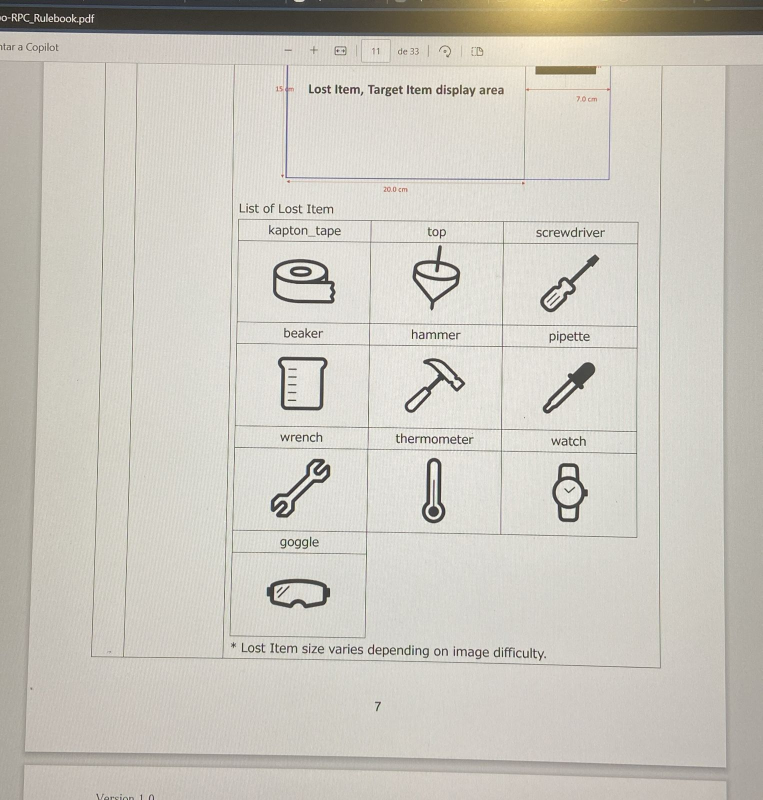
#> input picture notApplication/workImages/daniela2.jpeg, 1525 x 1600 px (shown at 1/2 size)
$ jupyter execute 5th_Kibo_rpc.ipynb
#> lines starting #> are read from the running program, lines starting #| are printed output that depends on the picture; after the words box and inside, x2 and y2 are one past the last pixel; in counts of white or black regions, pixels touching at a corner belong together
<a href="https://colab.research.google.com/github/simonpatino/Kibo-RPC-Dadeus-proyect/blob/master/notApplication/workImages/5th_Kibo_rpc.ipynb" target="_parent"></a>

#Make a code to recognize one item of the Rulebook 5th edition

##Code to recognize level 1 of lost items display

#Dinosaurio

[cell 1]
#Import the libraries
import cv2 as cv
import matplotlib.pyplot as plt

[cell 2]
#Import the images for the example
image1 = cv.imread('./daniela2.jpeg')
#> image1 is the input picture: shape (1600, 1525, 3); mean B, G, R 191, 199.6, 203.1
template1 = cv.imread('./template1.jpeg')
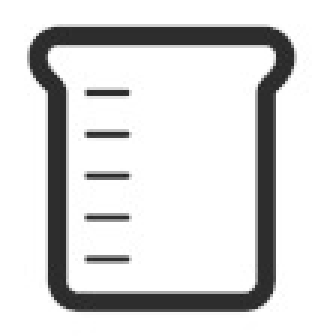
#> input picture notApplication/workImages/template1.jpeg, 105 x 112 px (shown 3 times larger)
#> template1 is the input picture: shape (112, 105, 3); min 33, max 255, mean 215.7

#Check if the images were loaded correctly
if image1 is None:
  print('Error; The image cannot be loaded')
else:
  print('Image 1 is loaded')
if template1 is None:
  print('Error; The image cannot be loaded')
else:
  print('Template 1 is loaded')

#Get template dimensions
w, h = template1.shape[:-1] #Width, Height, discarding the number of color channels  # ¿?
#> w = 112; h = 105

[cell 3]
#Make the template matching
res = cv.matchTemplate(image1, template1, cv.TM_CCOEFF_NORMED) #The method used in this case is Normalized Cross-Correlation Coefficient
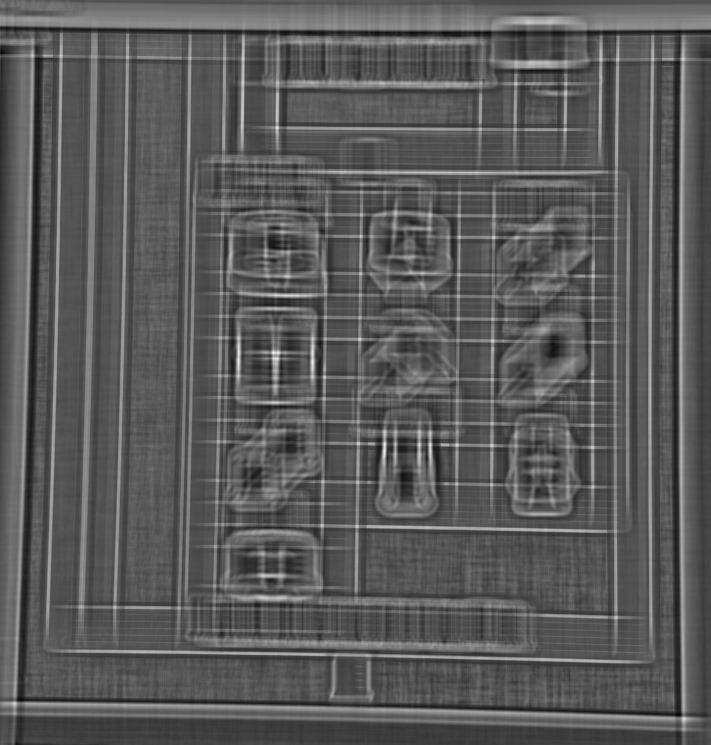
#> res: shape (1489, 1421) float32 (shown at 1/2 size); min -0.195, max 0.353, mean -0.00232; drawn with min black and max white

#Find the best match
"""
cv.minMaxLoc(res) locates de the minimum and the maximum value in the result image,
for the case of the method Normalized Cross-Correlation Coefficient,
maximum value indicates the best match

"""
min_val, max_val, min_loc, max_loc = cv.minMaxLoc(res)
#> min_val = -0.195; max_val = 0.353; min_loc = (2, 106); max_loc = (547, 705)

[cell 4]
#Draw a rectangle indicating the match
cv.rectangle(image1, max_loc, (max_loc[0] + w, max_loc[1] + h), 225, 2)
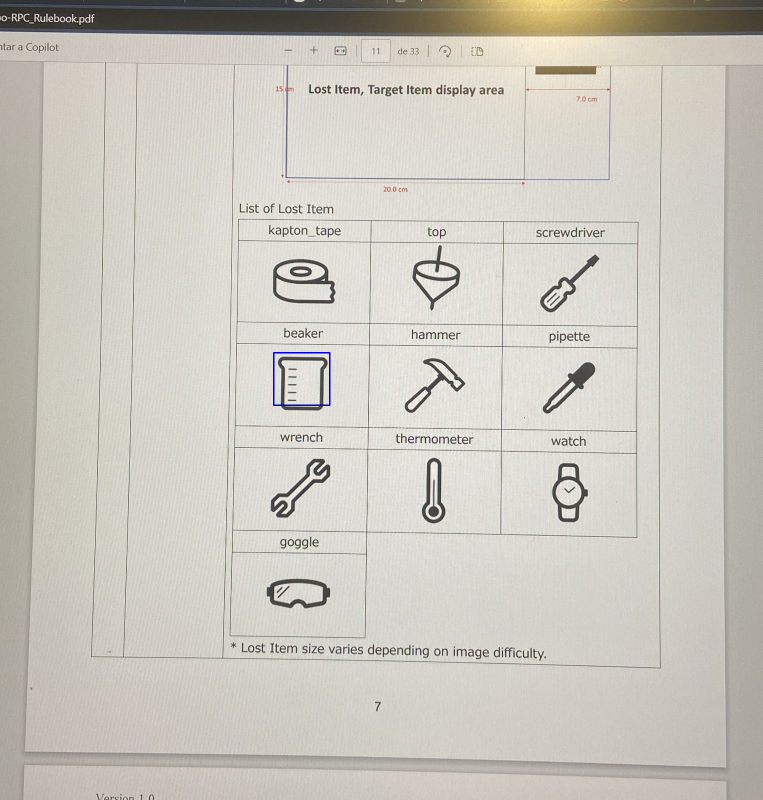
#> image1: shape (1600, 1525, 3) (shown at 1/2 size); 0.05% of pixels changed, all inside (x1, y1, x2, y2) = (546, 704, 661, 812)

"""
-image1: image on which the rectangle is to be drawn
-max-loc: coordinates (x,y) of the top left point of the rectangle
-max_loc[0] + w, max_loc[1] + h: coordinates (x,y) of the bottom right point of the rectangle
-225: line color
-2: line thickness
"""
#Plot the template image and the found object
plt.imshow(image1)
plt.title('Target Item'), plt.xticks([]), plt.yticks([])
plt.show()
plt.imshow(template1)
plt.title('Lost Item'), plt.xticks([]), plt.yticks([])
plt.show()
